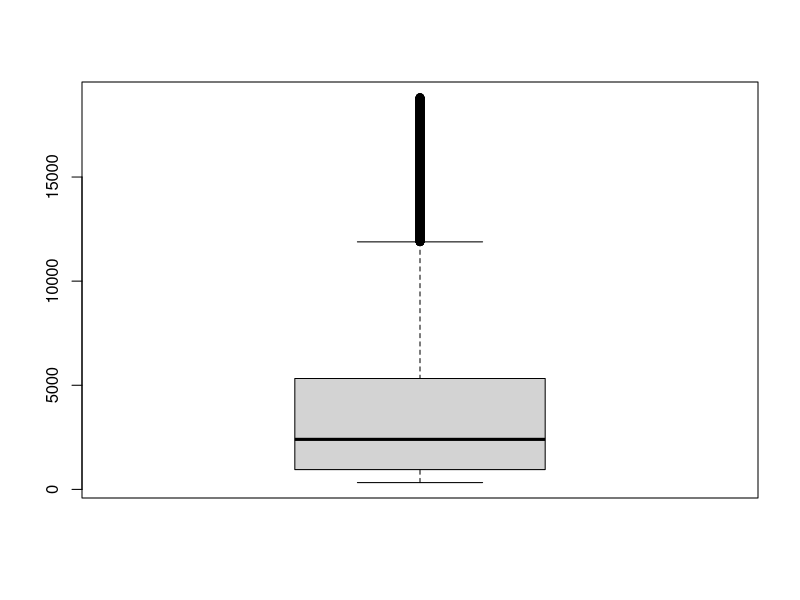
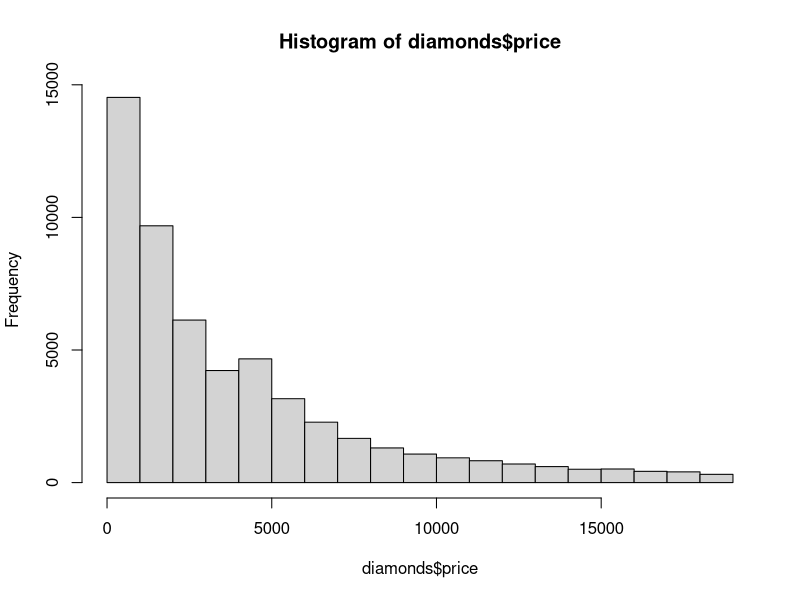
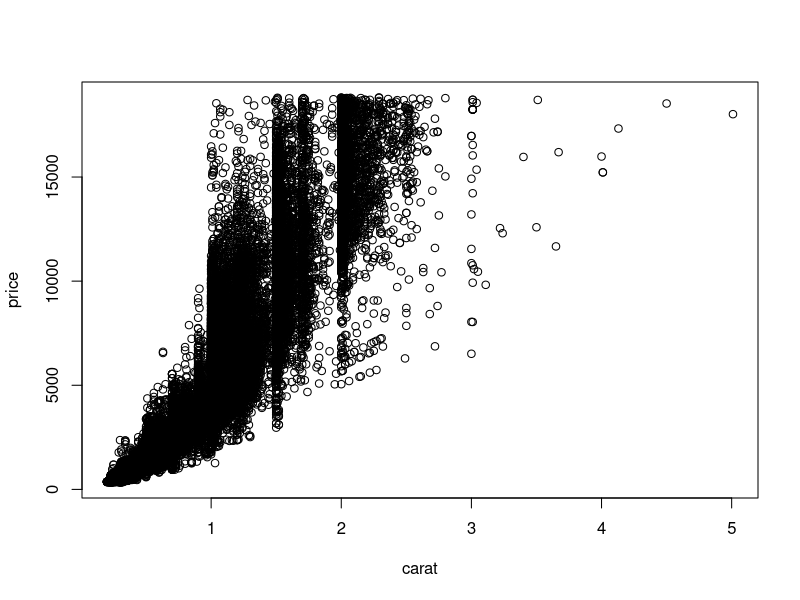
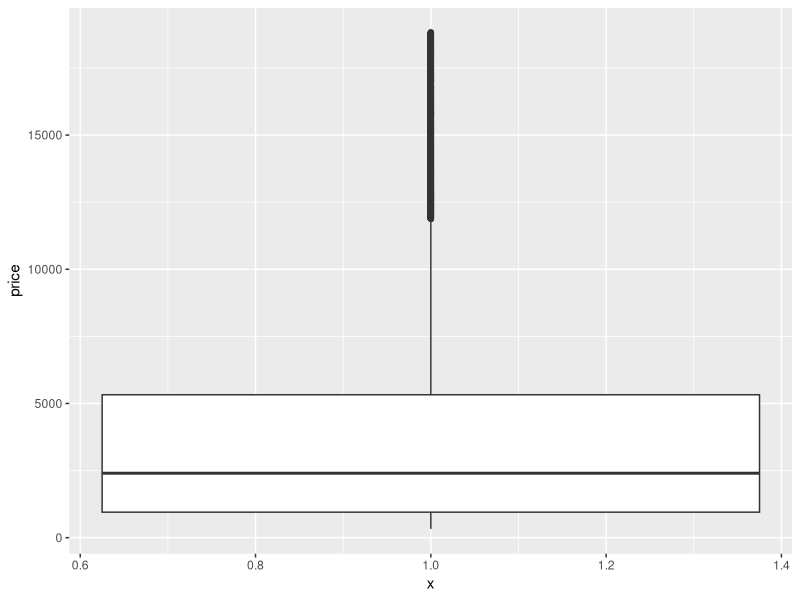
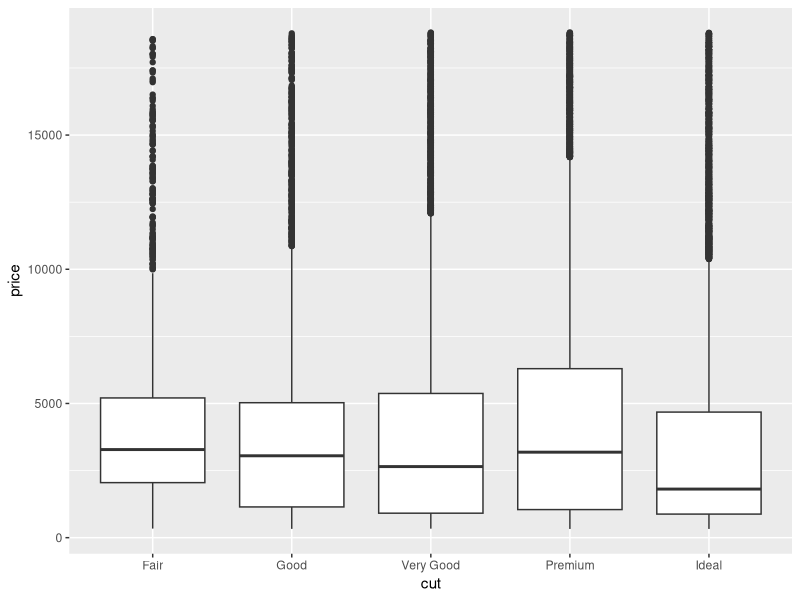
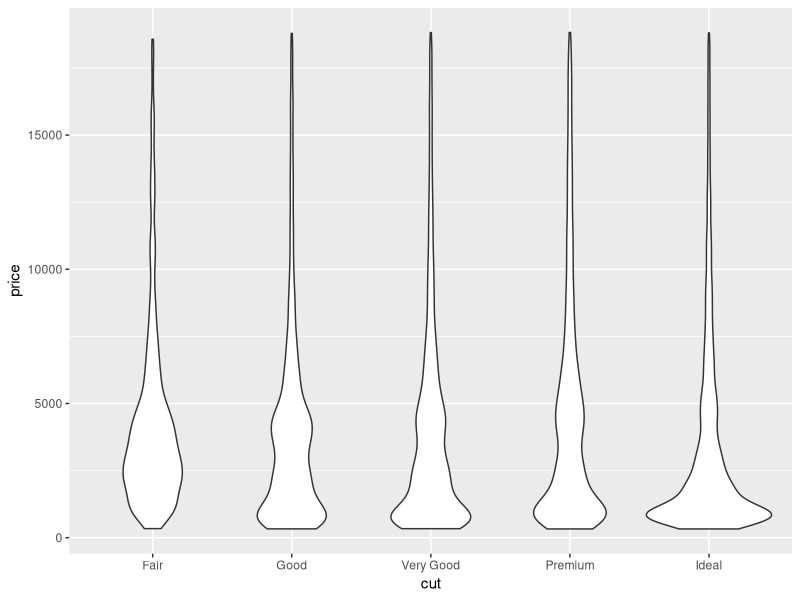
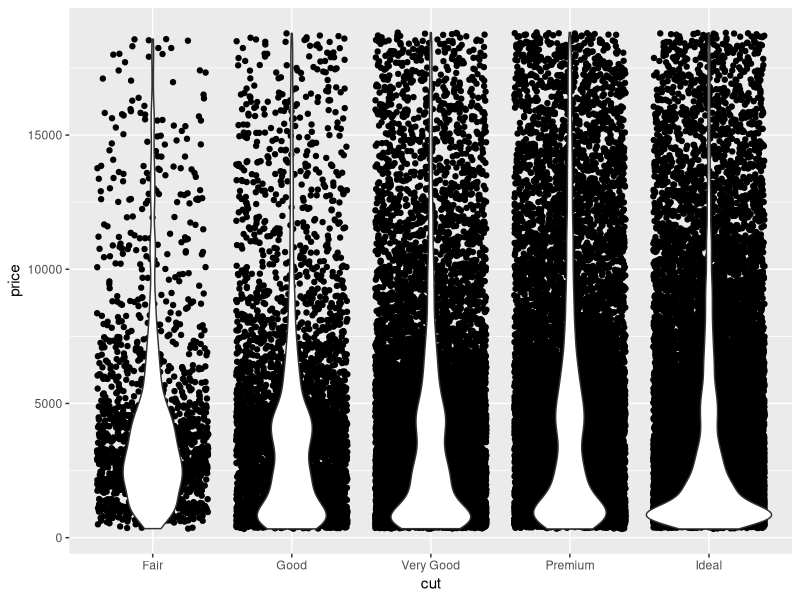
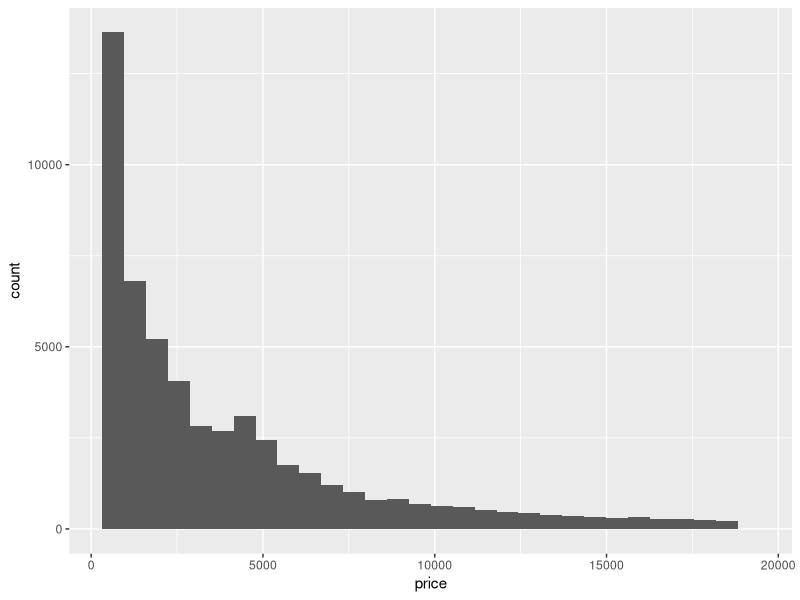

Here is the R script that generated these plots, in order:
require(ggplot2)
head(diamonds)
boxplot(diamonds$price)
hist(diamonds$price)
plot(price ~ carat, data=diamonds)

ggplot(diamonds, aes(x=1, y=price)) + geom_boxplot()
ggplot(diamonds, aes(x=cut, y=price)) + geom_boxplot()
ggplot(diamonds, aes(x=cut, y=price)) + geom_violin()
ggplot(diamonds, aes(x=cut, y=price)) + geom_jitter() + geom_violin()

ggplot(diamonds, aes(x=price)) + geom_histogram()
ggplot(diamonds, aes(x=price)) + geom_histogram(binwidth=50)
?"~"

ggplot(diamonds, aes(x=price)) + geom_histogram() + facet_wrap(~cut)
ggplot(diamonds, aes(x=price)) + geom_histogram(aes(fill=cut))

g <- ggplot(diamonds, aes(x=carat, y=price))
g + geom_point() 
g + geom_point() + facet_wrap(~cut)
g + geom_point(aes(color=cut)) 
g + geom_point(aes(color=table)) + scale_color_continuous(low="blue", high="red")
g + geom_point() + facet_grid(color~clarity)
g + geom_point(aes(color=cut)) + facet_grid(color~clarity)
